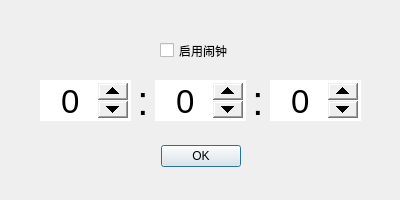
<?xml version="1.0" encoding="UTF-8"?>
<ui version="4.0">
 <class>alarmclockDialog</class>
 <widget class="QDialog" name="alarmclockDialog">
  <property name="geometry">
   <rect>
    <x>0</x>
    <y>0</y>
    <width>400</width>
    <height>200</height>
   </rect>
  </property>
  <property name="minimumSize">
   <size>
    <width>400</width>
    <height>200</height>
   </size>
  </property>
  <property name="maximumSize">
   <size>
    <width>400</width>
    <height>300</height>
   </size>
  </property>
  <property name="windowTitle">
   <string>Set Alarm</string>
  </property>
  <widget class="QDialogButtonBox" name="buttonBox">
   <property name="geometry">
    <rect>
     <x>30</x>
     <y>140</y>
     <width>341</width>
     <height>32</height>
    </rect>
   </property>
   <property name="orientation">
    <enum>Qt::Horizontal</enum>
   </property>
   <property name="standardButtons">
    <set>QDialogButtonBox::Ok</set>
   </property>
   <property name="centerButtons">
    <bool>true</bool>
   </property>
  </widget>
  <widget class="QCheckBox" name="checkBox">
   <property name="geometry">
    <rect>
     <x>160</x>
     <y>30</y>
     <width>101</width>
     <height>41</height>
    </rect>
   </property>
   <property name="text">
    <string>启用闹钟</string>
   </property>
  </widget>
  <widget class="QWidget" name="horizontalLayoutWidget">
   <property name="geometry">
    <rect>
     <x>40</x>
     <y>80</y>
     <width>321</width>
     <height>41</height>
    </rect>
   </property>
   <layout class="QHBoxLayout" name="horizontalLayout">
    <item>
     <widget class="QSpinBox" name="setHourBox">
      <property name="sizePolicy">
       <sizepolicy hsizetype="Minimum" vsizetype="Expanding">
        <horstretch>0</horstretch>
        <verstretch>0</verstretch>
       </sizepolicy>
      </property>
      <property name="font">
       <font>
        <pointsize>25</pointsize>
       </font>
      </property>
      <property name="styleSheet">
       <string notr="true">QSpinBox::down-button{
    width: 30
}
QSpinBox::up-button{
    width: 30
}</string>
      </property>
      <property name="wrapping">
       <bool>true</bool>
      </property>
      <property name="alignment">
       <set>Qt::AlignCenter</set>
      </property>
      <property name="readOnly">
       <bool>false</bool>
      </property>
      <property name="maximum">
       <number>23</number>
      </property>
     </widget>
    </item>
    <item>
     <widget class="QLabel" name="label">
      <property name="sizePolicy">
       <sizepolicy hsizetype="Fixed" vsizetype="Preferred">
        <horstretch>0</horstretch>
        <verstretch>0</verstretch>
       </sizepolicy>
      </property>
      <property name="font">
       <font>
        <pointsize>30</pointsize>
       </font>
      </property>
      <property name="text">
       <string>:</string>
      </property>
      <property name="alignment">
       <set>Qt::AlignCenter</set>
      </property>
     </widget>
    </item>
    <item>
     <widget class="QSpinBox" name="setMinuteBox">
      <property name="sizePolicy">
       <sizepolicy hsizetype="Minimum" vsizetype="Expanding">
        <horstretch>0</horstretch>
        <verstretch>0</verstretch>
       </sizepolicy>
      </property>
      <property name="font">
       <font>
        <pointsize>25</pointsize>
       </font>
      </property>
      <property name="styleSheet">
       <string notr="true">QSpinBox::down-button{
    width: 30
}
QSpinBox::up-button{
    width: 30
}</string>
      </property>
      <property name="wrapping">
       <bool>true</bool>
      </property>
      <property name="alignment">
       <set>Qt::AlignCenter</set>
      </property>
      <property name="readOnly">
       <bool>false</bool>
      </property>
      <property name="maximum">
       <number>59</number>
      </property>
     </widget>
    </item>
    <item>
     <widget class="QLabel" name="label_2">
      <property name="sizePolicy">
       <sizepolicy hsizetype="Fixed" vsizetype="Preferred">
        <horstretch>0</horstretch>
        <verstretch>0</verstretch>
       </sizepolicy>
      </property>
      <property name="font">
       <font>
        <pointsize>30</pointsize>
       </font>
      </property>
      <property name="text">
       <string>:</string>
      </property>
      <property name="alignment">
       <set>Qt::AlignCenter</set>
      </property>
     </widget>
    </item>
    <item>
     <widget class="QSpinBox" name="setSecondBox">
      <property name="sizePolicy">
       <sizepolicy hsizetype="Minimum" vsizetype="Expanding">
        <horstretch>0</horstretch>
        <verstretch>0</verstretch>
       </sizepolicy>
      </property>
      <property name="font">
       <font>
        <pointsize>25</pointsize>
       </font>
      </property>
      <property name="styleSheet">
       <string notr="true">QSpinBox::down-button{
    width: 30
}
QSpinBox::up-button{
    width: 30
}</string>
      </property>
      <property name="wrapping">
       <bool>true</bool>
      </property>
      <property name="alignment">
       <set>Qt::AlignCenter</set>
      </property>
      <property name="readOnly">
       <bool>false</bool>
      </property>
      <property name="showGroupSeparator" stdset="0">
       <bool>false</bool>
      </property>
      <property name="maximum">
       <number>59</number>
      </property>
     </widget>
    </item>
   </layout>
  </widget>
 </widget>
 <resources/>
 <connections>
  <connection>
   <sender>buttonBox</sender>
   <signal>accepted()</signal>
   <receiver>alarmclockDialog</receiver>
   <slot>accept()</slot>
   <hints>
    <hint type="sourcelabel">
     <x>248</x>
     <y>254</y>
    </hint>
    <hint type="destinationlabel">
     <x>157</x>
     <y>274</y>
    </hint>
   </hints>
  </connection>
  <connection>
   <sender>buttonBox</sender>
   <signal>rejected()</signal>
   <receiver>alarmclockDialog</receiver>
   <slot>reject()</slot>
   <hints>
    <hint type="sourcelabel">
     <x>316</x>
     <y>260</y>
    </hint>
    <hint type="destinationlabel">
     <x>286</x>
     <y>274</y>
    </hint>
   </hints>
  </connection>
 </connections>
</ui>
